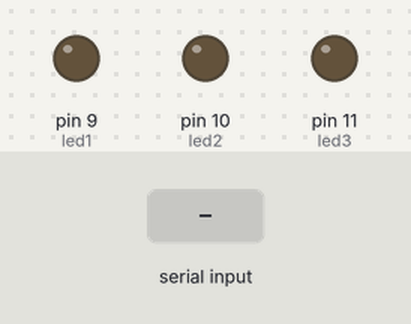
The sketch below on a simulated Arduino Uno, built with avr-gcc and run on an emulated ATmega328P. Shown: output pins drawn as LEDs (lit = HIGH). Inputs (shaded band) come from the test bench.

Above: at 1.2 s.
1.3 s: "90,45,200,10\n" received over Serial
At 2.5 s:
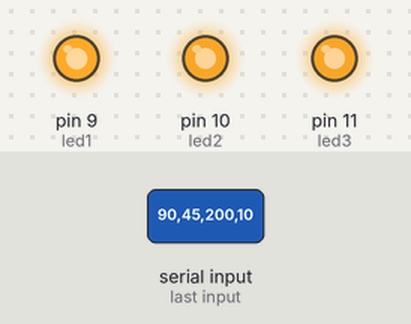
2.8 s: "30,150,10\n" received over Serial
At 3.7 s:
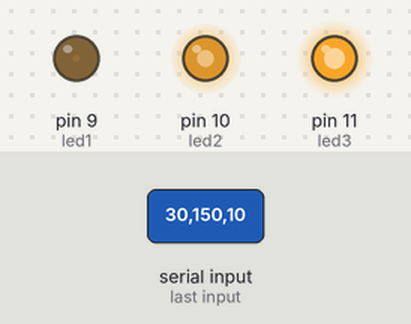
4.3 s: "90,45,200\n" received over Serial
At 4.8 s:
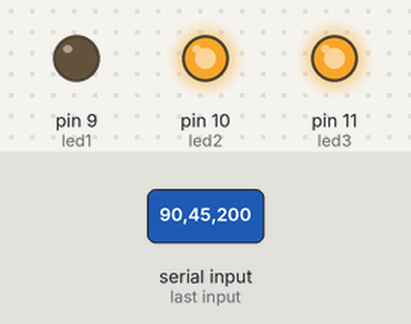
5.8 s: "30,150,10,200\n" received over Serial
At 7.0 s:
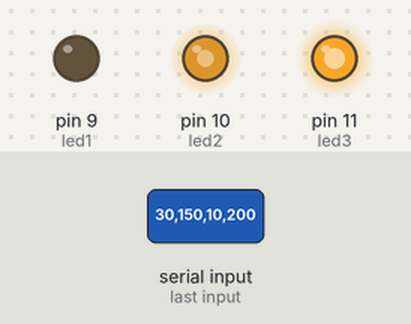
7.3 s: "90,45\n" received over Serial
At 8.2 s:
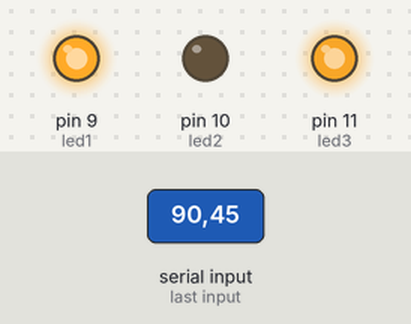
8.8 s: "1,90,45\n" received over Serial
At 9.4 s:
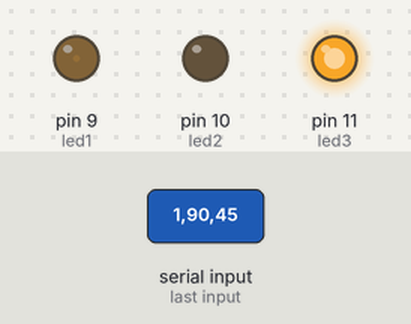
Timing chart, 0 to 11.3 s (numbered marks = the images above; inputs shaded):
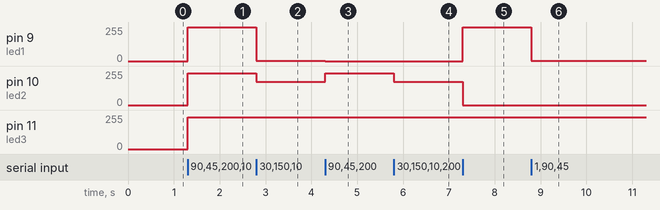

The sketch:

serial_com.ino.ino
```cpp
/*
      Arduino MATLAB serial Communication & PID
      Autor: Os nego Bom!
      Pré-programa TCC
 */
#include <PID_v1.h>
double Setpoint1, Input1, Output1, Kp1 = 6, Ki1 = 8, Kd1 = 0, Setpoint = 42;
double Setpoint2, Input2, Output2, Kp2 = 6, Ki2 = 8, Kd2 = 0;
double Setpoint3, Input3, Output3, Kp3 = 6, Ki3 = 8, Kd3 = 0;

int led1 = 9, led2 = 10, led3 = 11, semRosto = 1, jaLeu = 0;          // 9 é o SU, 10 é o NE, 11 é o NW
long int bug, x, y ,z;
int x1, y1, z1;

PID myPID1(&Input1, &Output1, &Setpoint1, Kp1,Ki1, Kd1, DIRECT);
PID myPID2(&Input2, &Output2, &Setpoint2, Kp2,Ki2, Kd2, DIRECT);
PID myPID3(&Input3, &Output3, &Setpoint3, Kp3,Ki3, Kd3, DIRECT);

int contagemDeNaoRosto = 0;

void setup()
{
  //pinMode(ledPin,OUTPUT);
  pinMode(led1, OUTPUT);
  pinMode(led2, OUTPUT);
  pinMode(led3, OUTPUT);
  Serial.begin(57600);
//Serial.setTimeout(80);
      x=254;
      y=254;
      z=254;
      jaLeu =0;
      bug=254;
      Setpoint1 = Setpoint-5;
      Setpoint2 = Setpoint;
      Setpoint3 = Setpoint;
  myPID1.SetMode(AUTOMATIC);
  myPID2.SetMode(AUTOMATIC);
  myPID3.SetMode(AUTOMATIC);

}

void loop()
{

   if(Serial.available()>0) // if there is data to read
   {
      jaLeu = 1;

      x=Serial.parseInt();
      y=Serial.parseInt();
      z=Serial.parseInt();
      semRosto=Serial.parseInt();


      if(semRosto==0){

            contagemDeNaoRosto++;

            if (contagemDeNaoRosto > 4) {
              analogWrite(led1,180);
              analogWrite(led2,180);
              analogWrite(led3,180);

              contagemDeNaoRosto = 0;
            }

            //Serial.println(180);
            //Serial.println(180);
            //Serial.println(180);

      } else{

            contagemDeNaoRosto = 0;

            Input1 = double(x);
            Input2 = double(y);
            Input3 = double(z);

            myPID1.Compute();
            myPID2.Compute();
            myPID3.Compute();

            Output1 = 255 - Output1;
            Output2 = 255 - Output2;
            Output3 = 255 - Output3;

            if(Output2 >= 240) Output2 = 240;
            if(Output3 >= 240) Output3 = 240;

            analogWrite(led1,Output1);
            analogWrite(led2,Output2);
            analogWrite(led3,Output3);

            //Serial.println(Output1);
            //Serial.println(Output2);
            //Serial.println(Output3);
       }
      }
}
```

Measured:
- after the input at 1.3 s, pin 9 (led1): 0/255 → 255/255 at once; pin 10 (led2), pin 11 (led3): 0/255 → 240/255 at once
- after the input at 2.8 s, pin 9 (led1): 255/255 → 3/255 at once; pin 10 (led2): 240/255 → 173/255 at once
- after the input at 4.3 s, pin 9 (led1): 3/255 → 0/255 at once; pin 10 (led2): 173/255 → 240/255 at once
- after the input at 5.8 s, pin 10 (led2): 240/255 → 173/255 at once
- after the input at 7.3 s, pin 9 (led1): 0/255 → 255/255 at once; pin 10 (led2): 173/255 → 0/255 at once
- after the input at 8.8 s, pin 9 (led1): 255/255 → 3/255 at once
